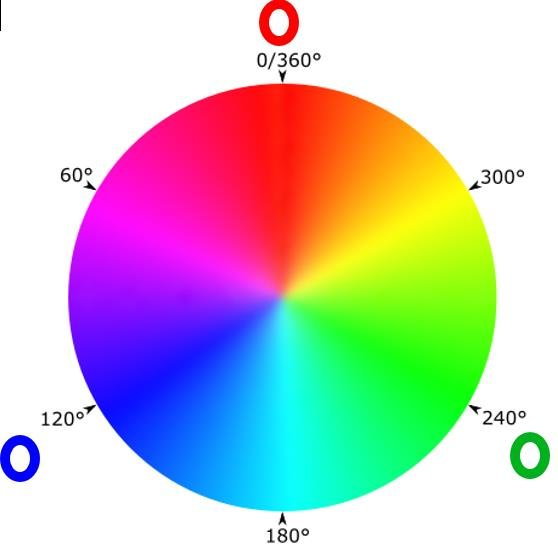
#> input picture colorCircle.png, 558 x 550 px
$ python trab2.py
#> lines starting #> are read from the running program, lines starting #| are printed output that depends on the picture; after the words box and inside, x2 and y2 are one past the last pixel; in counts of white or black regions, pixels touching at a corner belong together
import numpy as np
import cv2 as cv


def invertHue(h, m, x):
    # faz o cálculo dos limites superiores e inferiores
    # com base em 180 por aspectos da bibilioteca cv2
    upper = np.mod((m + x)/2, 180)
    lower = np.mod((m - x)/2, 180)

    # cria matrizes booleanas de acordo com as condições
    # de começo e fim do círculo HSV delimitado pelo
    # usuário
    start = h <= upper
    end = h >= lower

    # realiza o casting para o tipo np.uint16
    h = h.astype(np.uint16)

    # delimita qual operação será usada dependendo da
    # condição de que o limite inferior é menor do que
    # o limite superior
    operation = start & end if lower < upper else start | end

    # realiaza a operação (podendo ser união ou interseção)
    h[operation] = np.mod(h[operation] + 90, 180).astype(np.uint8)

    # retorna o valor de hue castado para o tipo np.uint8 de volta
    return h.astype(np.uint8)


def hueAlteration(img: np.ndarray, m: int, x: int) -> None:
    """Função que realiza a alteração de faixa de matizes em uma imagem no sistema HSV

    Recebe de parâmetros:
    img: uma imagem colorida
    m: um valor de inteiro de matiz (0 <= m < 360)
    x: um valor inteiro x para modificar o intervalo [m - x, m + x] por suas matizes inversas
    """
    # abre a imagem original
    cv.imshow('Imagem original', img)

    # converte a imagem original para HSV
    image_hsv = cv.cvtColor(img, cv.COLOR_BGR2HSV)

    # separa as matizes h, s e v
    hue, saturation, value = cv.split(image_hsv)
    # chama a função inverHue para inverter o valor de hue
    hue = invertHue(hue, m, x)
    # após realizar as modificações, realiza o merge na imagem
    image_hsv = cv.merge([hue, saturation, value])
    # converte a imagem de volta para RGB
    rgb = cv.cvtColor(image_hsv, cv.COLOR_HSV2BGR)

    # mostra a imagem
    cv.imshow('Imagem Alterada', rgb)
    cv.imwrite("img_alt.png", rgb)
    cv.waitKey(0)
    cv.destroyAllWindows()
    cv.waitKey(1)


def main():
    a = cv.imread("colorCircle.png")
#> a is the input picture: shape (550, 558, 3); mean B, G, R 194.9, 195, 197.1
    m = 120
    x =  60
    #m = int(input("Matiz: "))
    #x = int(input("X: "))
    hueAlteration(a, m, x)
#> in hueAlteration, `image_hsv = cv.cvtColor(img, cv.COLOR_BGR2HSV)`: image_hsv: shape (550, 558, 3); mean H, S, V 46.9, 113.8, 252.6
#> in hueAlteration, `hue, saturation, value = cv.split(image_hsv)`:
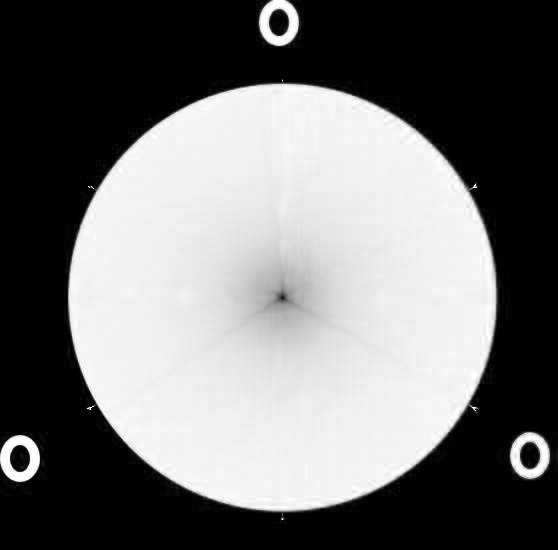
#> saturation: shape (550, 558); min 0, max 255, mean 113.8
#> in hueAlteration, `hue, saturation, value = cv.split(image_hsv)`:
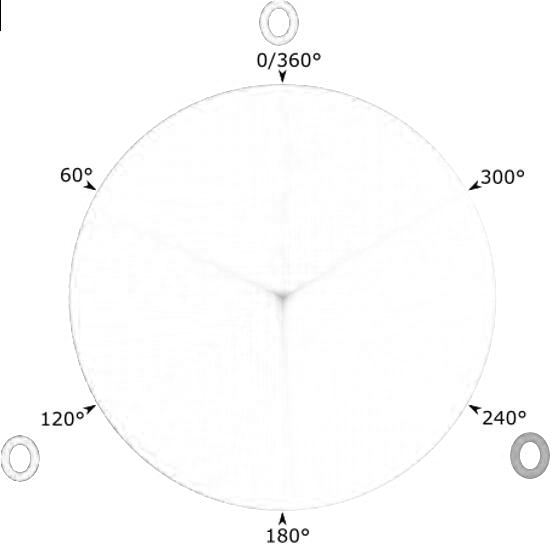
#> value: shape (550, 558); min 0, max 255, mean 252.6
#> in invertHue, `start = h <= upper`:
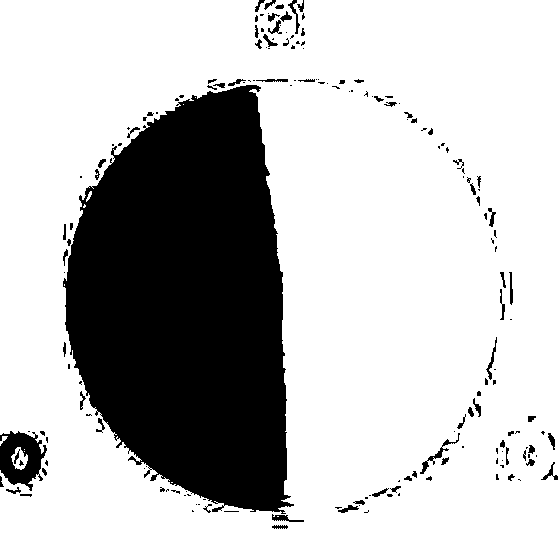
#> start: shape (550, 558) bool; 74.8% white; 179 black regions (104 under 20 px), largest, box (x1, y1, x2, y2) and area: (63, 85, 294, 514) 71771, (0, 431, 47, 491) 1651, (420, 433, 460, 474) 207
#> in invertHue, `end = h >= lower`:
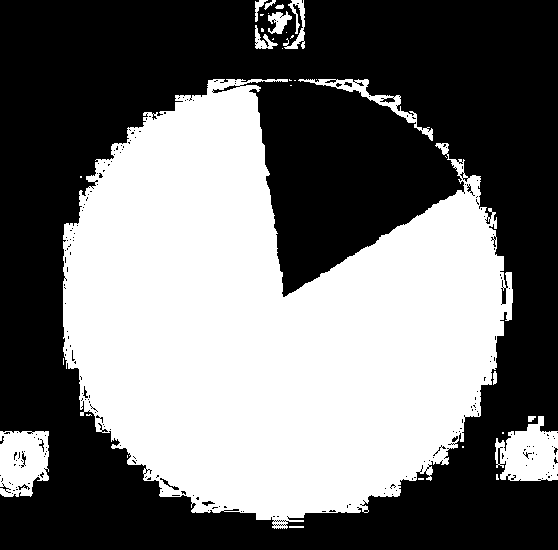
#> end: shape (550, 558) bool; 44.4% white; 33 white regions (20 under 20 px), largest, box (x1, y1, x2, y2) and area: (63, 79, 513, 529) 128258, (495, 416, 558, 481) 2828, (0, 431, 49, 497) 2659
#> in invertHue, `operation = start & end if lower < upper else start | end`:
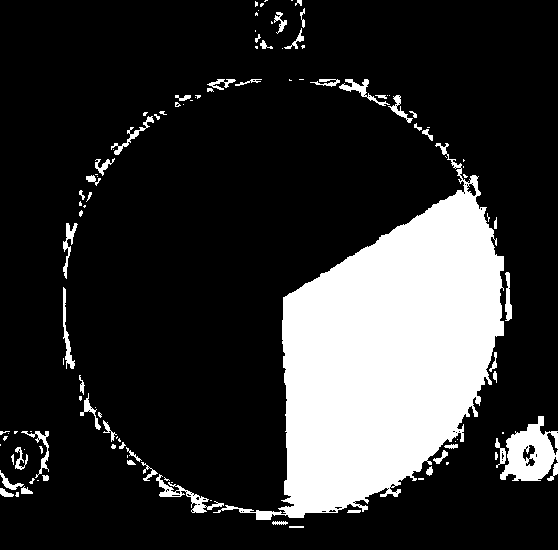
#> operation: shape (550, 558) bool; 19.1% white; 116 white regions (62 under 20 px), largest, box (x1, y1, x2, y2) and area: (213, 143, 504, 520) 51011, (500, 416, 558, 481) 2184, (156, 474, 224, 513) 561
#> in invertHue, `h[operation] = np.mod(h[operation] + 90, 180).astype(np.uint8)`:
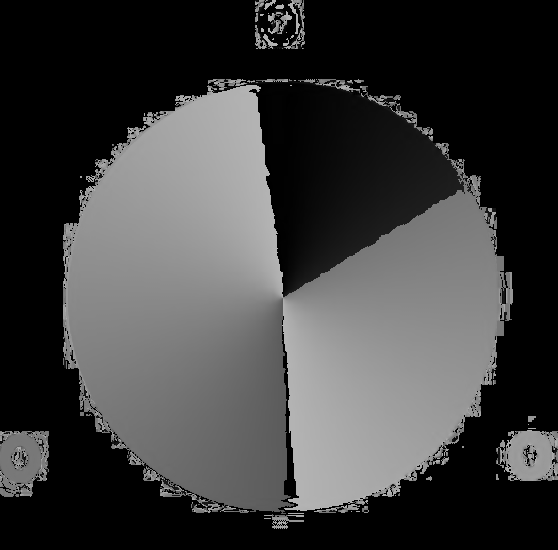
#> h: shape (550, 558) uint16; min 0, max 179, mean 62.2
#> in hueAlteration, `image_hsv = cv.merge([hue, saturation, value])`: image_hsv: shape (550, 558, 3); mean H, S, V 62.2, 113.8, 252.6
#> in hueAlteration, `rgb = cv.cvtColor(image_hsv, cv.COLOR_HSV2BGR)`:
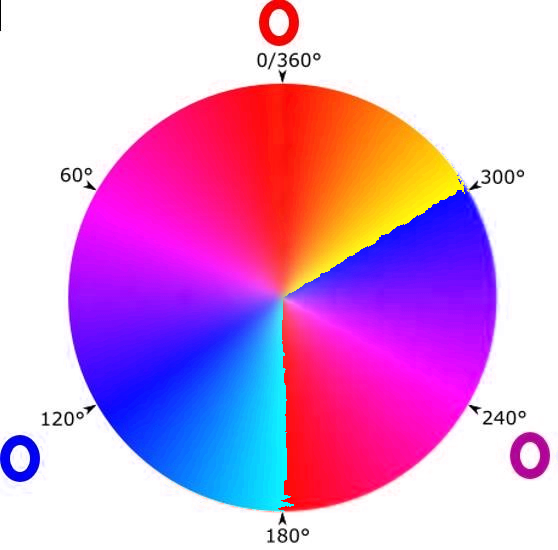
#> rgb: shape (550, 558, 3); mean B, G, R 213.1, 157, 215.7


if __name__ == '__main__':
    main()
